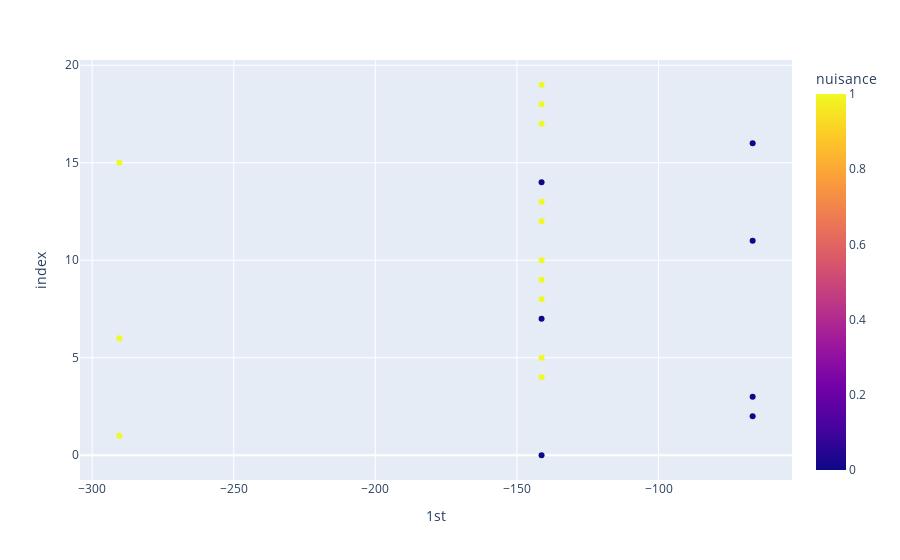

The notebook cell saved with this chart:
### Markdown cell above
### q space (latent nuisance space)

### Code cell
color = 'nuisance'
if q==1:
    pca_N = Ns.reshape(-1,1)
    df = pd.DataFrame(pca_N, columns = ['1st'])
    tem = pd.DataFrame(X_nuisances.reshape(-1,1),columns=['nuisance'])
    df = pd.concat([df,tem],axis=1)
    tem = pd.DataFrame(np.repeat(X_states,nt,axis=0),columns=['state'])
    df = pd.concat([df,tem],axis=1)
    fig = px.scatter(df, x='1st', color='nuisance')
    fig.show()
elif q==2:
    pca_N = Ns.reshape(-1,q)
    df = pd.DataFrame(pca_N, columns = ['1st','2nd'])
    tem = pd.DataFrame(X_nuisances.reshape(-1,1),columns=['nuisance'])
    df = pd.concat([df,tem],axis=1)
    tem = pd.DataFrame(np.repeat(X_states,nt,axis=0),columns=['state'])
    df = pd.concat([df,tem],axis=1)
    df.sort_values('state',inplace=True)
    fig = px.scatter(df, x='1st', y='2nd', color=color, text='state')
    fig.update_layout(title_text='q space PCA')
    fig.update_traces(textposition='top center')
    fig.show()
elif q==3:
    pca = PCA(n_components=3)
    pca_N = pca.fit_transform(Ns.reshape(-1,q))
    pca_N = Ns.reshape(-1,q)
    df = pd.DataFrame(pca_N, columns = ['1st','2nd','3rd'])
    tem = pd.DataFrame(X_nuisances.reshape(-1,1),columns=['nuisance'])
    df = pd.concat([df,tem],axis=1)
    tem = pd.DataFrame(np.repeat(X_states,nt,axis=0),columns=['state'])
    df = pd.concat([df,tem],axis=1)
    df.sort_values('state',inplace=True)
    fig = px.scatter_3d(df, x='1st', y='2nd', z='3rd', color='nuisance', text='state')
    fig.update_layout(title_text='q space PCA')
    fig.update_traces(textposition='top center')
    fig.show()

### Figure 1 — Plotly figure (JSON) as saved in the notebook; plotly's stock layout.template omitted (floating-point values rounded to 4 significant figures)
{"data": [{"hovertemplate": "1st=%{x}<br>index=%{y}<br>nuisance=%{marker.color}<extra></extra>", "legendgroup": "", "marker": {"color": [0, 1, 0, 0, 1, 1, 1, 0, 1, 1, 1, 0, 1, 1, 0, 1, 0, 1, 1, 1], "coloraxis": "coloraxis", "symbol": "circle"}, "mode": "markers", "name": "", "orientation": "h", "showlegend": false, "type": "scatter", "x": [-141.3, -290.4, -66.76, -66.76, -141.3, -141.3, -290.4, -141.3, -141.3, -141.3, -141.3, -66.76, -141.3, -141.3, -141.3, -290.4, -66.76, -141.3, -141.3, -141.3], "xaxis": "x", "y": [0, 1, 2, 3, 4, 5, 6, 7, 8, 9, 10, 11, 12, 13, 14, 15, 16, 17, 18, 19], "yaxis": "y"}], "layout": {"autosize": true, "coloraxis": {"colorbar": {"title": {"text": "nuisance"}}, "colorscale": [[0, "#0d0887"], [0.1111, "#46039f"], [0.2222, "#7201a8"], [0.3333, "#9c179e"], [0.4444, "#bd3786"], [0.5556, "#d8576b"], [0.6667, "#ed7953"], [0.7778, "#fb9f3a"], [0.8889, "#fdca26"], [1, "#f0f921"]]}, "legend": {"tracegroupgap": 0}, "margin": {"t": 60}, "xaxis": {"anchor": "y", "autorange": true, "domain": [0, 1], "range": [-304.6, -52.55], "title": {"text": "1st"}, "type": "linear"}, "yaxis": {"anchor": "x", "autorange": true, "domain": [0, 1], "range": [-1.471, 20.47], "title": {"text": "index"}, "type": "linear"}}}
